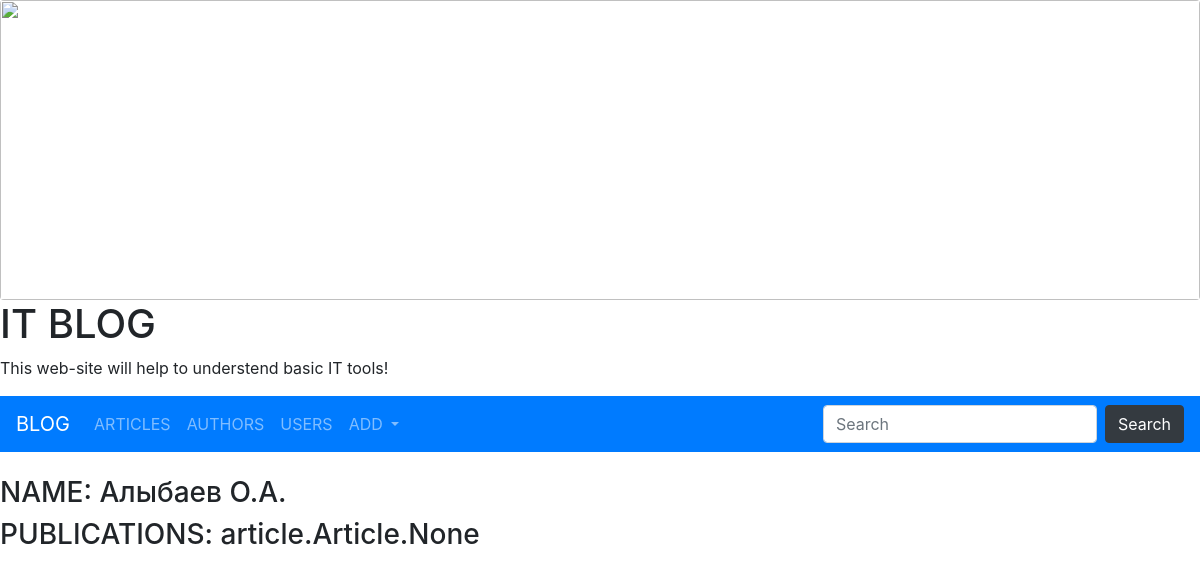
/profile/1/, run on an earlier commit of the app's database.
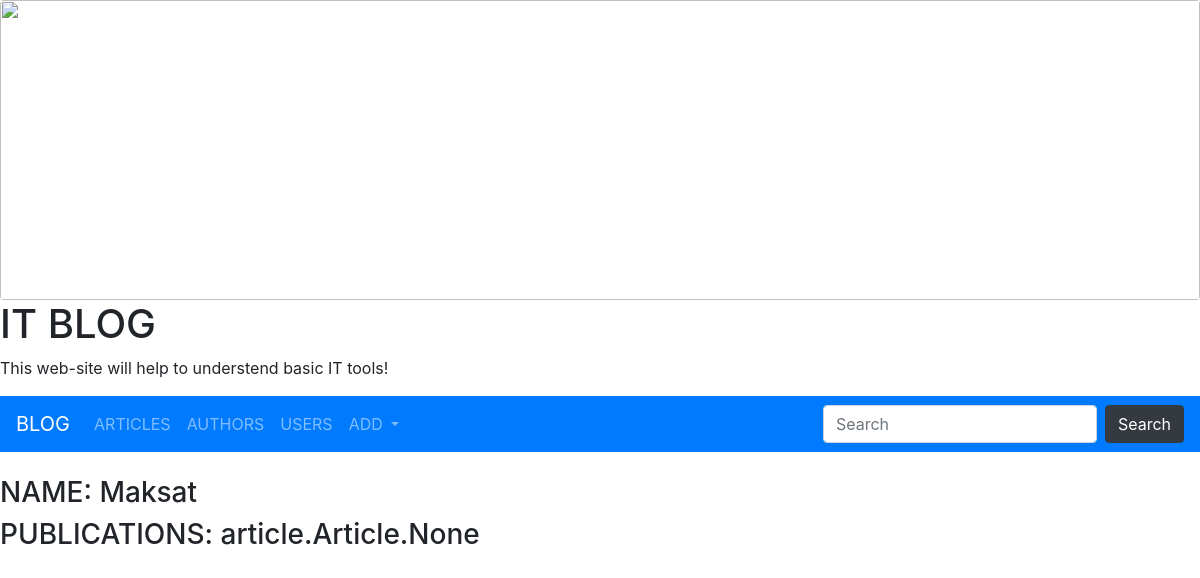
And on a later commit of the database.
### article/models.py (models this page shows, shortened)
class Author(models.Model):
    name = models.CharField(max_length=255)
    photo = models.ImageField(upload_to= "author_photo", null=True, blank=True)
    user = models.OneToOneField(to=User, on_delete=models.SET_NULL, related_name="author",
    null=True, blank=True)
    class Meta:
        verbose_name = "Автора"
        verbose_name_plural = "Автор"

### article/views.py (the view)
# urls.py: path("profile/<int:id>/", profile, name="profile"),
def profile(request, id):
    author = Author.objects.get(id=id)
    return render(request, "article/profile.html", {"author": author})

### article/templates/article/profile.html (shortened to what this page needs)
{% extends 'base.html' %}
{% block content %}
<div>
    <h3>NAME: {{ author.name }}</h3>
    <h3>PUBLICATIONS: {{ author.articles }}</h3>
 </div>
{% endblock %}

What changed in the data, as far as the page shows it:
changed Author "article.Article.None": name "Алыбаев О.А." → "Maksat"
